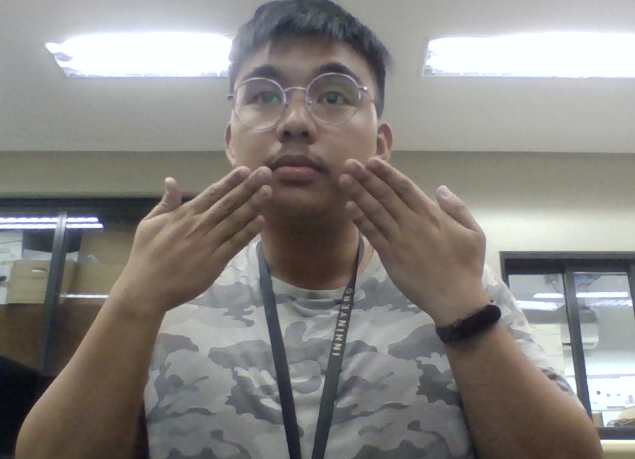
#> input picture data/1.png, 635 x 459 px, found by its file name
$ python sift.py
#> lines starting #> are read from the running program, lines starting #| are printed output that depends on the picture
import cv2 as cv
import matplotlib.pyplot as plt
import numpy as np
import os

def SIFT():
    root = os.getcwd()
    imgPath = os.path.join(root,'data', '1.png')
    if not os.path.exists(imgPath):
        print(f"Error: The file at {imgPath} does not exist.")
        return

    imgGray = cv.imread(imgPath, cv.IMREAD_GRAYSCALE)
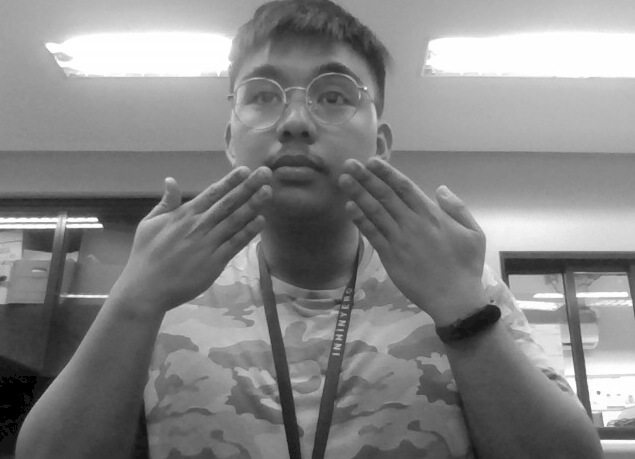
#> imgGray: shape (459, 635); min 0, max 255, mean 133.3
    if imgGray is None:
        print(f"Error: Failed to read the image file from {imgPath}.")
        return

    sift = cv.SIFT_create()
    keypoints = sift.detect(imgGray, None)
#> keypoints = 671 keypoints; strongest (x, y, size): (100, 226, 3.2), (516, 264, 18.9), (91, 222, 10.8), (607, 444, 8.2)
    imgKeypoints = cv.drawKeypoints(imgGray, keypoints, None, flags=cv.DRAW_MATCHES_FLAGS_DRAW_RICH_KEYPOINTS)
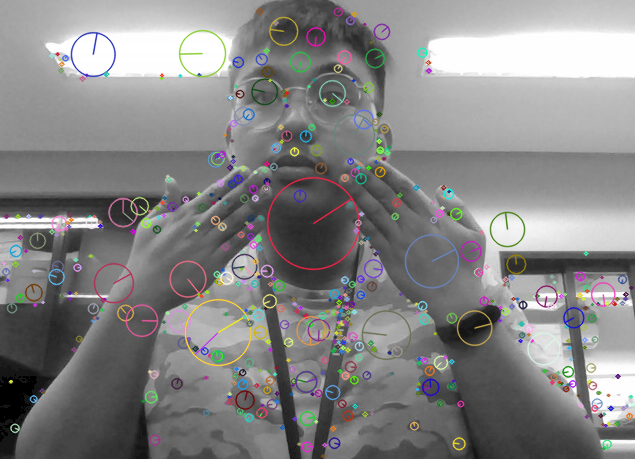
#> imgKeypoints: shape (459, 635, 3); mean of channels 0, 1, 2 133.1, 133, 133.6; drawn as B, G, R

    cv.imshow('img', imgKeypoints)
    cv.waitKey(0)

    # plt.figure()
    # plt.imshow(imgKeypoints, cmap='gray')
    # plt.show()

if __name__ == '__main__':
    SIFT()
